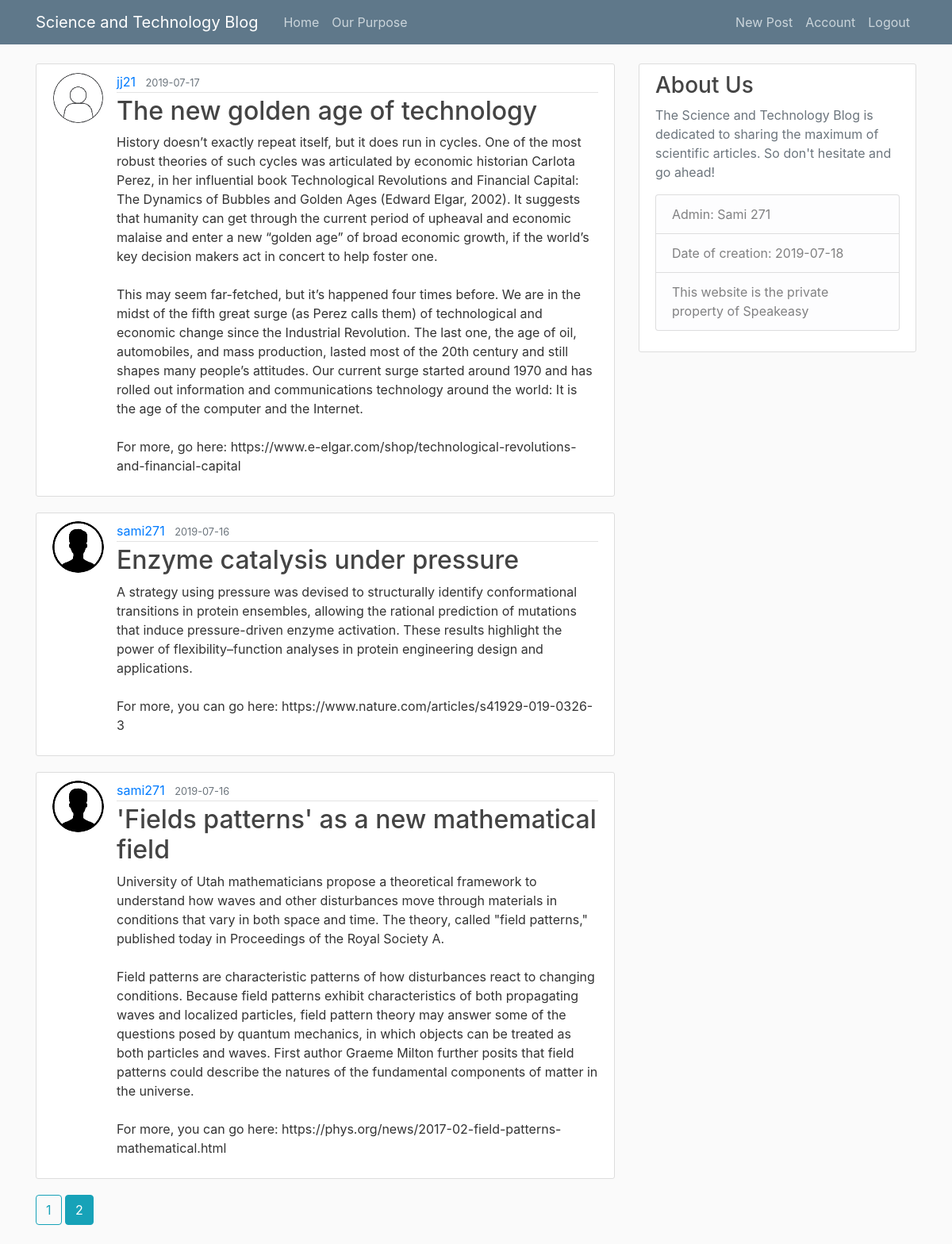
/home?page=2 (signed in), run on the app's committed database.
### flaskblog/models.py (models this page shows, shortened)
class Post(db.Model):
	id=db.Column(db.Integer,primary_key=True)
	title=db.Column(db.String(100),nullable=False)
	date_posted=db.Column(db.DateTime,nullable=False,default=datetime.utcnow)
	content=db.Column(db.Text,nullable=False)
	user_id=db.Column(db.Integer,db.ForeignKey('user.id'),nullable=False)

class User(db.Model,UserMixin):
	id=db.Column(db.Integer,primary_key=True)
	username=db.Column(db.String(20),unique=True,nullable=False)
	email=db.Column(db.String(120),unique=True,nullable=False)
	image_file=db.Column(db.String(20),nullable=False, default='default.png')
	password=db.Column(db.String(60),nullable=False)
	posts=db.relationship('Post',backref='author',lazy=True)

### flaskblog/routes.py (the view)
@app.route('/')
@app.route('/home')
def home():
	page=request.args.get('page',1,type=int)
	posts=Post.query.order_by(Post.date_posted.desc()).paginate(page=page,per_page=3)
	return render_template('home.html',posts=posts)

### flaskblog/models.py (called while the page is built)
@login_manager.user_loader
def load_user(user_id):
	return User.query.get(int(user_id))

### flaskblog/templates/home.html
{% extends "layout.html"%}
{% block content %}
      {% for post in posts.items %}
	      	<article class="media content-section">
	      		<img class="rounded-circle article-img" src="{{url_for('static',filename='profile_pics/'+post.author.image_file)}}">
	  <div class="media-body">
	    <div class="article-metadata">
	      <a class="mr-2" href="{{url_for('user_posts',username=post.author.username)}}">{{ post.author.username }}</a>
	      <small class="text-muted">{{ post.date_posted.strftime('%Y-%m-%d') }}</small>
	    </div>
	    <h2><a class="article-title" href="{{url_for('post',post_id=post.id)}}">{{ post.title }}</a></h2>
	    <p class="article-content">{{ post.content }}</p>
	  </div>
	</article>
      {% endfor %}
      {% for page_num in posts.iter_pages(left_edge=1,right_edge=1,left_current=1,right_current=2) %}
      	{%if page_num%}
      		{%if posts.page==page_num%}
      		<a class= 'btn btn-info mb-4' href="{{url_for('home',page=page_num)}}">{{page_num}}</a>
      		{%else%}
      		<a class= 'btn btn-outline-info mb-4' href="{{url_for('home',page=page_num)}}">{{page_num}}</a>
      		{%endif%}
      	{%else%}
      	...
      	{%endif%}
      {% endfor %}
{% endblock content %}

### flaskblog/static/main.css (style rules this page uses)
body { background: #fafafa; color: #333333; margin-top: 5rem; }
h1, h2, h3, h4, h5, h6 { color: #444444; }
.content-section { background: #ffffff; padding: 10px 20px; border: 1px solid #dddddd; border-radius: 3px; margin-bottom: 20px; }
.article-title { color: #444444; }
.article-content { white-space: pre-line; }
.article-img { height: 65px; width: 65px; margin-right: 16px; }
.article-metadata { padding-bottom: 1px; margin-bottom: 4px; border-bottom: 1px solid #e3e3e3 }

### data on the page
Post: image_file (picture), author.username "jj21", date_posted "2019-07-17", title "The new golden age of technology", content "History doesn’t exactly repeat itself, but it does run in cycles. One of the most robust theories of such cycles was articulated by economic historian Carlota Perez, in her influential book Technological Revolutions and Financial Capital: The Dynamics of Bubbles and Golden Ages (Edward Elgar, 2002). It suggests that humanity can get through the current period of upheaval and economic malaise and enter a new “golden age” of broad economic growth, if the world’s key decision makers act in concert to help foster one. This may seem far-fetched, but it’s happened four times before. We are in the midst of the fifth great surge (as Perez calls them) of technological and economic change since the…"
Post: image_file (picture), author.username "sami271", date_posted "2019-07-16", title "Enzyme catalysis under pressure", content "A strategy using pressure was devised to structurally identify conformational transitions in protein ensembles, allowing the rational prediction of mutations that induce pressure-driven enzyme activation. These results highlight the power of flexibility–function analyses in protein engineering design and applications. For more, you can go here: https://www.nature.com/articles/s41929-019-0326-3"
Post: image_file (picture), author.username "sami271", date_posted "2019-07-16", title "'Fields patterns' as a new mathematical field", content "University of Utah mathematicians propose a theoretical framework to understand how waves and other disturbances move through materials in conditions that vary in both space and time. The theory, called \"field patterns,\" published today in Proceedings of the Royal Society A. Field patterns are characteristic patterns of how disturbances react to changing conditions. Because field patterns exhibit characteristics of both propagating waves and localized particles, field pattern theory may answer some of the questions posed by quantum mechanics, in which objects can be treated as both particles and waves. First author Graeme Milton further posits that field patterns could describe the natures…"

### other printed values
{{ page_num }} "1"
{{ page_num }} "2"
